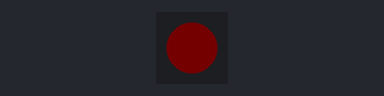
This sketch was run on a simulated Arduino Uno, built with avr-gcc and run on an emulated ATmega328P. Parts: 1 RGB LEDs in strip order, left to right. Dim RGB values are drawn brighter than linear.

Above: at 0.5 s.
At 2.5 s:
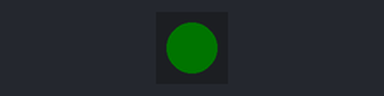
At 4.5 s:
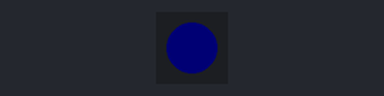
At 9.5 s:
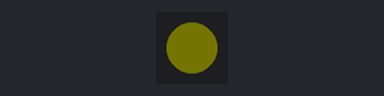
Timing chart, 0 to 10.4 s (numbered marks = the images above):
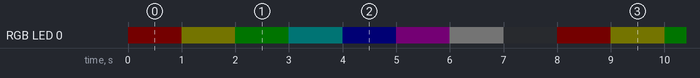

Measured:
- by itself, RGB LED 0: repeats every 8.0 s: RGB(1, 1, 0) 1.0 s, RGB(0, 1, 0) 1.0 s, RGB(0, 1, 1) 1.0 s, RGB(0, 0, 1) 1.0 s, RGB(1, 0, 1) 1.0 s, RGB(1, 1, 1) 1.0 s, off 1.0 s, RGB(1, 0, 0) 1.0 s
- by itself, everything shown: repeats every 8.0 s, in 8 steps

The sketch:

DPTv2_SW_Test__APA102.ino
```cpp
#include <FastLED.h>
#define NUM_LEDS  1
#define DATA_PIN  12
#define CLOCK_PIN 13

static uint8_t earColorState = 0;

CRGB leds[NUM_LEDS];

void setup() {
  FastLED.addLeds<APA102, DATA_PIN, CLOCK_PIN>(leds, NUM_LEDS);
  FastLED.setBrightness(1);
}

void loop() {
      leds[0] = CRGB::Red;
      FastLED.show();
      delay(1000);

      leds[0] = CRGB::Yellow;
      FastLED.show();
      delay(1000);

      leds[0] = CRGB::Green;
      FastLED.show();
      delay(1000);

      leds[0] = CRGB::Cyan;
      FastLED.show();
      delay(1000);

      leds[0] = CRGB::Blue;
      FastLED.show();
      delay(1000);

      leds[0] = CRGB::Magenta;
      FastLED.show();
      delay(1000);

      leds[0] = CRGB::White;
      FastLED.show();
      delay(1000);

      leds[0] = CRGB::Black;
      FastLED.show();
      delay(1000);
}

uint32_t colorWheel(byte wheelPos, uint8_t bright) {

  uint32_t color24;

  wheelPos = 255 - wheelPos;

  if(wheelPos < 85) {
    color24 = generateColor24(255 - wheelPos * 3, 0, wheelPos * 3, bright);
    return color24;
  }

  if(wheelPos < 170) {
    wheelPos -= 85;
    color24 = generateColor24(0, wheelPos * 3, 255 - wheelPos * 3, bright);
    return color24;
  }

  wheelPos -= 170;
  color24 = generateColor24(wheelPos * 3, 255 - wheelPos * 3, 0, bright);
  return color24;

}

uint32_t generateColor24(uint8_t r, uint8_t g, uint8_t b, uint8_t bright) {

  r = (r * bright) >> 8;
  g = (g * bright) >> 8;
  b = (b * bright) >> 8;

  return ((uint32_t)r << 16) | ((uint32_t)g <<  8) | b;

}
```
